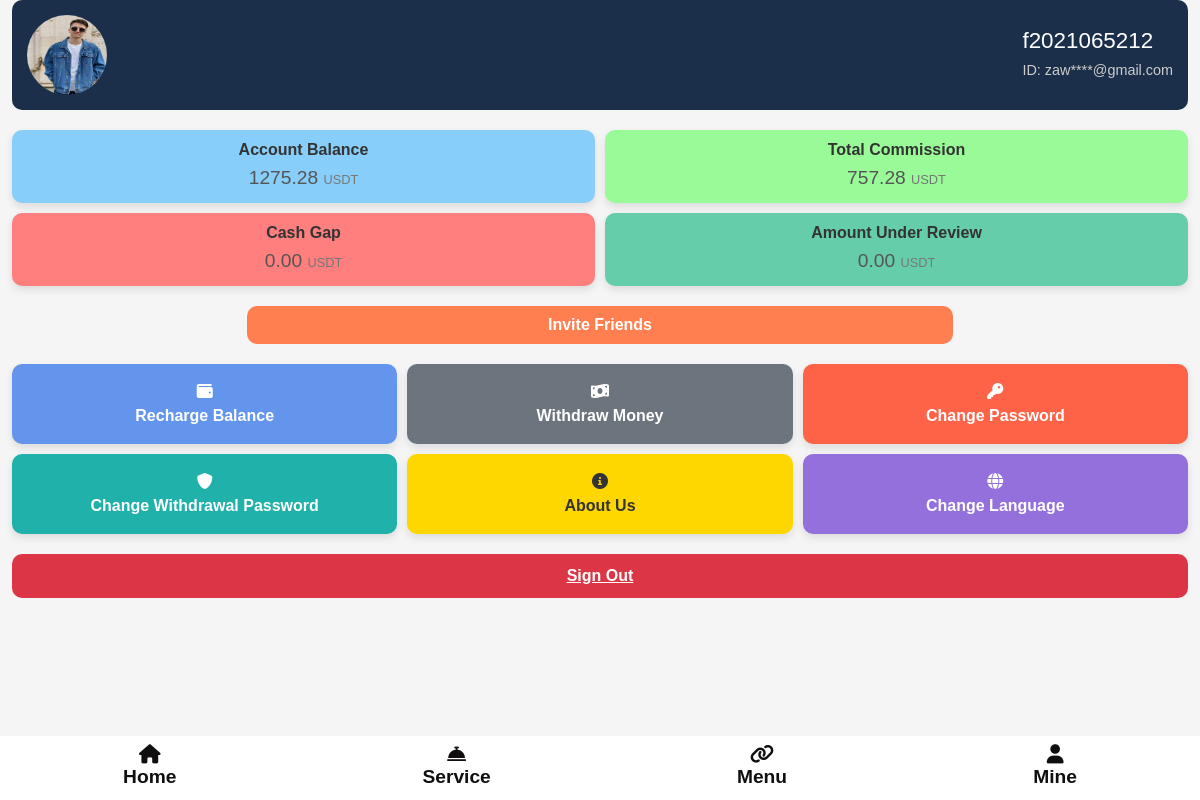
The app's page /home/mine/ (signed in) with its own data.
### accounts/models.py (models this page shows, shortened)
class User(AbstractUser):
    is_admin = models.BooleanField(default=False)
    is_employee = models.BooleanField(default=False)
    is_customer = models.BooleanField(default=False)
    invitation_code = models.CharField(max_length=100, blank=True,null=True, editable=False)

class Profile(BaseModel):
    user=models.OneToOneField(User,on_delete=models.CASCADE,related_name='profile')
    profile_image = models.ImageField(upload_to='profile_images/', null=True, blank=True)

### home/models.py (models this page shows, shortened)
class AccountBalance(BaseModel):
    user = models.OneToOneField(settings.AUTH_USER_MODEL, on_delete=models.CASCADE, related_name="balance")
    account_balance = models.DecimalField(max_digits=10, decimal_places=2, default=0.00)
    today_commission = models.DecimalField(max_digits=10, decimal_places=2, default=0.00)
    total_commission = models.DecimalField(max_digits=10, decimal_places=2, default=0.00)
    total_deposit = models.DecimalField(max_digits=10, decimal_places=2, default=0.00)
    total_withdrawal = models.DecimalField(max_digits=10, decimal_places=2, default=0.00)
    last_transaction_date = models.DateField(default=timezone.now)

class GapAmount(BaseModel):
    user=models.OneToOneField(settings.AUTH_USER_MODEL,on_delete=models.CASCADE,related_name="gapamount")
    gap_amount=models.DecimalField(max_digits=10, decimal_places=2, default=0.00)

### home/views.py (the view)
# urls.py: path('mine/',mine,name='mine'),
@login_required
def mine(request):
    withdrawal = Withdraw.objects.filter(processed=False).first()
    return render(request,"profile/mine.html",{'withdrawal': withdrawal})

### accounts/templatetags/custom_filters.py (called while the page is built)
@register.filter(name='mask_email')
def mask_email(email):
    try:
        local_part, domain_part = email.split('@')
        masked_local_part = local_part[:3] + '****'
        return f"{masked_local_part}@{domain_part}"
    except Exception:
        return email

### templates/profile/mine.html (shortened to what this page needs)
{% load custom_filters %}
<!DOCTYPE html>
<html lang="en">
<head>
    <link href="https://cdn.jsdelivr.net/npm/bootstrap@5.3.0/dist/css/bootstrap.min.css" rel="stylesheet">
    <link rel="stylesheet" href="https://cdnjs.cloudflare.com/ajax/libs/font-awesome/6.0.0-beta3/css/all.min.css">
</head>
<body>
<div class="container-fluid">
    <div class="profile-header">
        {% if request.user.profile.profile_image %}
                <img src="{{ request.user.profile.profile_image.url }}" alt="Profile Picture" class="profile-pic rounded-circle">
            {% else %}
            <i class="fas fa-user-circle fa-5x mr-3"></i>
                      {% endif %}
        <div>
            <h2>{{ request.user.username }}</h2>
            <p>ID: {{request.user.email|mask_email }}</p>
        </div>
    </div>
    <div class="balance-grid">
        <div class="balance-card" style="background-color: #87cefa;">
            <h4>Account Balance</h4>
            <p class="balance-amount">{{ request.user.balance.account_balance }} <span class="balance-currency">USDT</span></p>
        </div>
        <div class="balance-card" style="background-color: #98fb98;">
            <h4>Total Commission</h4>
            <p class="balance-amount">{{ request.user.balance.total_commission }} <span class="balance-currency">USDT</span></p>
        </div>
        <div class="balance-card" style="background-color: #ff7f7f;">
            <h4>Cash Gap</h4>
            <p class="balance-amount">{{ request.user.gapamount.gap_amount }} <span class="balance-currency">USDT</span></p>
        </div>
        <div class="balance-card" style="background-color: #66cdaa;">
            <h4>Amount Under Review</h4>
            <p class="balance-amount">
                {% if withdrawal %}
                    {{ withdrawal.amount }} <span class="balance-currency">USDT</span>
                {% else %}
                    0.00 <span class="balance-currency">USDT</span>
                {% endif %}
            </p>
        </div>
    </div>
    <div class="actions">
        <button class="btn">Invite Friends</button>
    </div>
    <div class="button-grid">
        <a href="{% url 'deposite' %}" class="btn btn-1"><i class="fas fa-wallet"></i><br>Recharge Balance</a>
        <a href="{% url 'withdraw' %}" class="btn btn-2 bg-secondary"><i class="fas fa-money-bill-wave"></i><br>Withdraw Money</a>
        <a href="{% url 'change_account_password' %}" class="btn btn-3"><i class="fas fa-key"></i><br>Change Password</a>
        <a href="{% url 'change_payment_password' %}" class="btn btn-4"><i class="fas fa-shield-alt"></i><br>Change Withdrawal Password</a>
        <a href="{% url 'about_us' %}" class="btn btn-5"><i class="fas fa-info-circle"></i><br>About Us</a>
        <a href="#" class="btn btn-6"><i class="fas fa-globe"></i><br>Change Language</a>
    </div>
    <a href="{% url 'logout' %}" class="signout-btn">Sign Out</a href="{% url 'logout' %}">
</div>
<div class="footer">
    <nav class="nav justify-content-around">
        <a class="nav-link" href="{% url 'home' %}"><i class="fas fa-home"></i>Home</a>
        <a class="nav-link" href="{% url 'service' %}"><i class="fas fa-concierge-bell"></i>Service</a>
        <a class="nav-link" href="{% url 'menu' %}"><i class="fas fa-link"></i>Menu</a>
        <a class="nav-link" href="{% url 'mine' %}"><i class="fas fa-user"></i>Mine</a>
    </nav>
</div>
</body>
</html>

### templates/profile/mine.html (style rules this page uses)
body, html { height: 100%; margin: 0; font-family: Arial, sans-serif; background-color: #f5f5f5; overflow-x: hidden; }
.container-fluid { padding-bottom: 100px; }
.profile-header { background-color: #1b2f4a; color: white; padding: 15px; border-radius: 10px; margin-bottom: 20px; display: flex; align-items: center; justify-content: space-between; }
.profile-header img { border-radius: 50%; width: 80px; height: 80px; margin-right: 15px; }
.profile-header h2 { margin: 0; font-size: 1.4rem; }
.profile-header p { margin: 5px 0 0 0; font-size: 0.9rem; color: #ccc; }
.balance-grid { display: grid; grid-template-columns: repeat(2, 1fr); gap: 10px; margin-bottom: 20px; }
.balance-card { background-color: #ffffff; border-radius: 10px; padding: 10px; text-align: center; box-shadow: 0 4px 8px rgba(0,0,0,0.1); transition: transform 0.2s, box-shadow 0.2s; font-size: 0.9rem; }
.balance-card h4 { font-weight: bold; margin-bottom: 5px; font-size: 1rem; color: #333; }
.balance-card .balance-amount { font-size: 1.2rem; margin-bottom: 0; color: #555; }
.balance-card .balance-currency { font-size: 0.8rem; color: #777; }
.actions { text-align: center; margin-bottom: 20px; }
.actions .btn { width: 60%; margin: 0 auto; border-radius: 10px; font-weight: bold; background-color: #ff7f50; color: #fff; }
.button-grid { display: grid; grid-template-columns: repeat(3, 1fr); gap: 10px; margin-bottom: 20px; }
.button-grid .btn { padding: 15px; font-size: 1rem; border-radius: 10px; text-align: center; font-weight: bold; box-shadow: 0 4px 8px rgba(0,0,0,0.1); }
.btn-1 { background-color: #6495ed; color: white; }
.btn-2 { background-color: #32cd32; color: white; }
.btn-3 { background-color: #ff6347; color: white; }
.btn-4 { background-color: #20b2aa; color: white; }
.btn-5 { background-color: #ffd700; color: #333; }
.btn-6 { background-color: #9370db; color: white; }
.signout-btn { width: 100%; border-radius: 10px; font-weight: bold; margin: 20px 0; display: block; background-color: #dc3545; color: white; text-align: center; padding: 10px; font-size: 1rem; }
.footer { background-color: #ffffff; color: rgb(236, 227, 227); text-align: center; padding: 0px 0; position: fixed; bottom: 0; width: 100%; }
.footer .nav-link { color: rgb(16, 14, 14); font-weight: bold; font-size: 1.2em; }
.footer .nav-link i { display: block; font-size: 1em; margin-bottom: 0px; }

### records on screen
User: user.profile.profile_image (picture), user.username "f2021065212", user.email|mask_email "zaw****@gmail.com", user.balance.account_balance "1275.28", user.balance.total_commission "757.28", user.gapamount.gap_amount "0.00"
